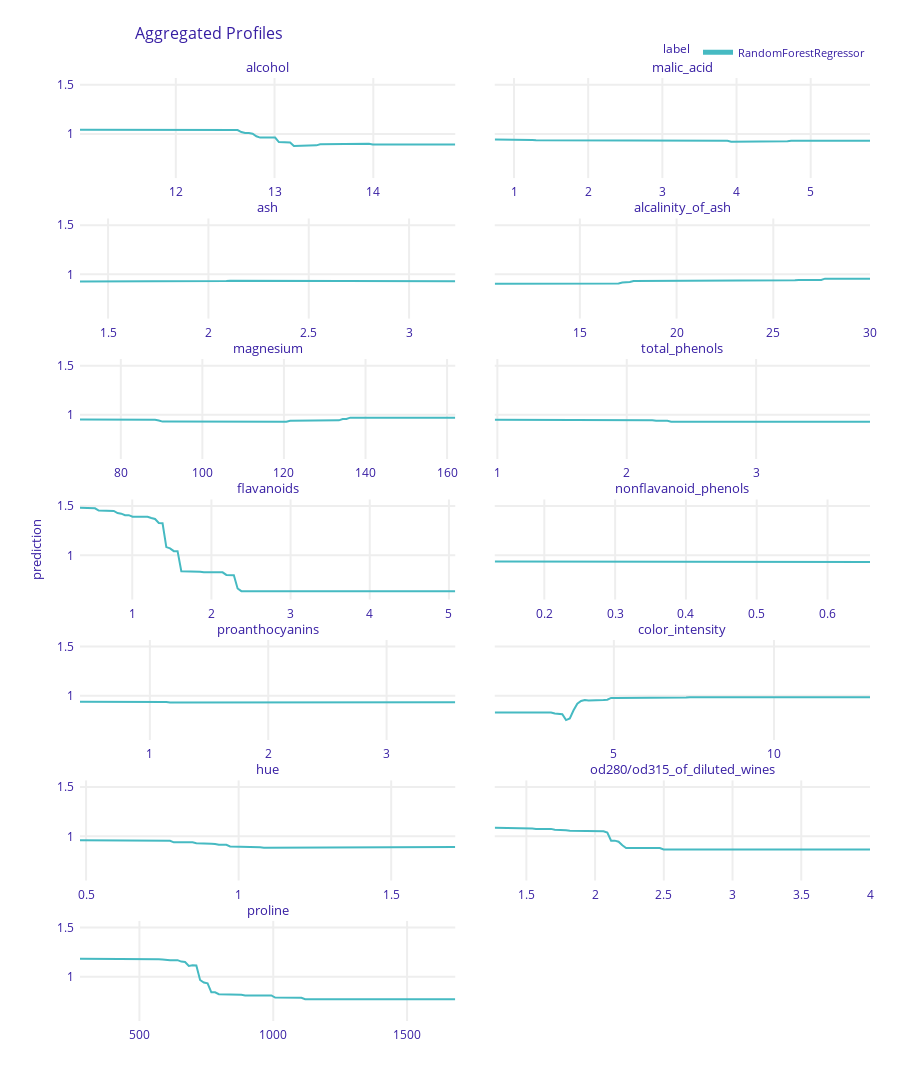

Notebook source saved alongside this figure:
### Markdown cell above
Another useful tool is a partial dependency plot. For a given feature we observe what's the average output of our model for different values of this feature. For each considered value we set this value for each row in our dataframe and calculate an average prediction.

### Code cell
exp.model_profile().plot()
